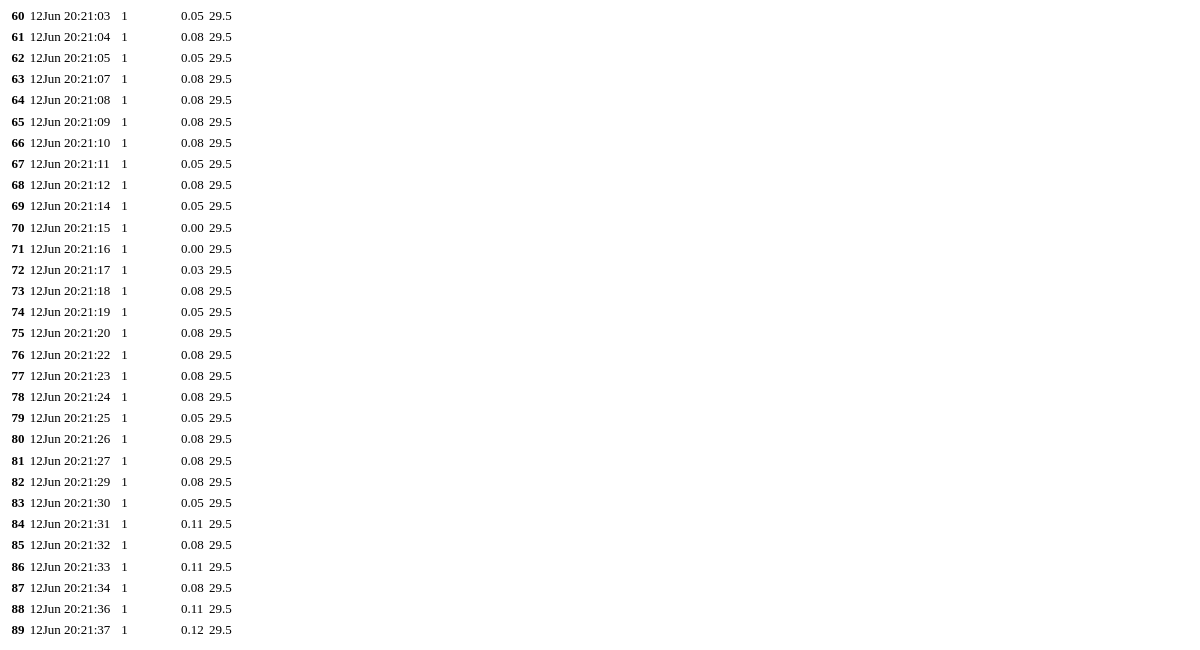
Before: /raw_data (lower part) with the older database file.
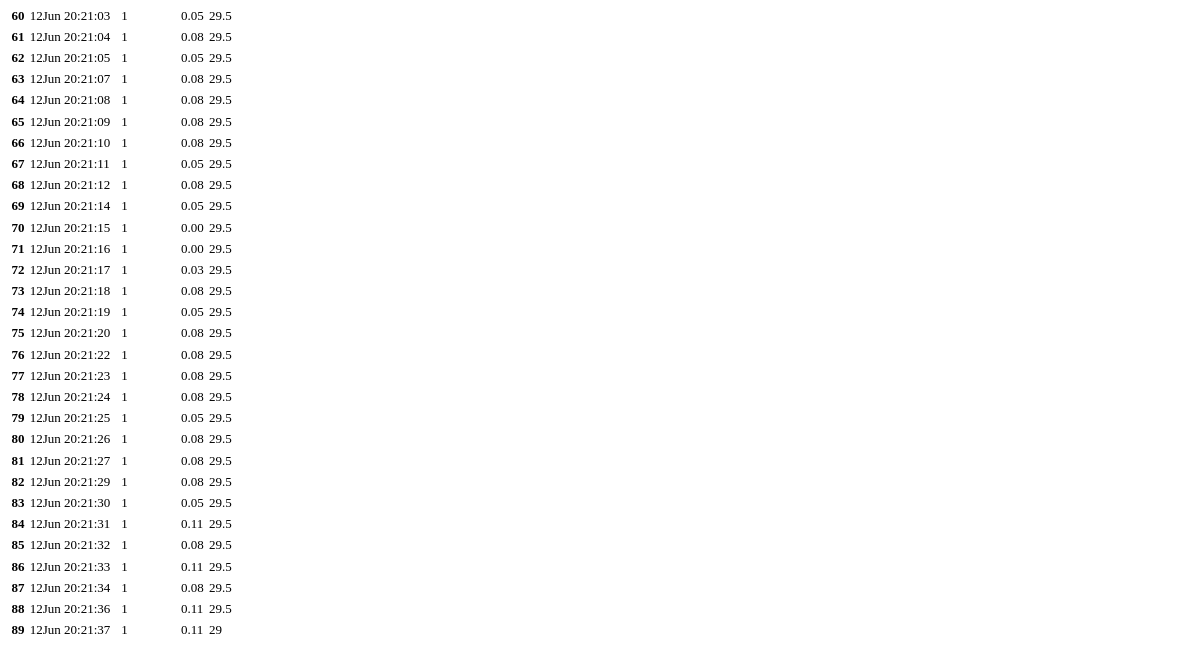
After: the same page with the newer database file.
### metta_app/models.py (models this page shows)
class SensorEntry(models.Model):
    datetime_created = models.DateTimeField(auto_now_add=True)
    sensor_id = models.TextField() #unused for now
    ec = models.TextField()
    temp = models.TextField()

### metta_app/views.py (the view)
# urls.py: path('raw_data', main_views.raw_data, name="raw_data"),
def raw_data(request):
    context = {}
    all_data = SensorEntry.objects.all()
    context["all"] = all_data
    print(SensorEntry.objects.order_by('datetime_created').last().temp)
    return render(request, "raw_data.html", context)

### metta_app/templates/raw_data.html (shortened to what this page needs)
{% load static %}
<!DOCTYPE html>
<html lang="en">
<head>
</head>
<body>
    <div class="container-fluid">
        <table class="table table-hover table-bordered table-striped table-sm" id="myTable">
            <tbody>
                {% for e in all %}
                <tr>
                    <th scope="row">{{e.pk}}</th>
                    <td>{{e.datetime_created | date:"dM G:i:s"}}</td>
                    <td>{{e.sensor_id}}</td>
                    <td>{{e.ec}}</td>
                    <td>{{e.temp}}</td>
                </tr>
                {% endfor %}
            </tbody>
        </table>
    </div>
</body>
</html>

### metta_app/templates/raw_data.html (style rules this page uses)
table { font-size: small; }

Changed rows visible on the page:
changed SensorEntry "12Jun 20:21:37": ec "0.12" → "0.11"; temp "29.5" → "29"
